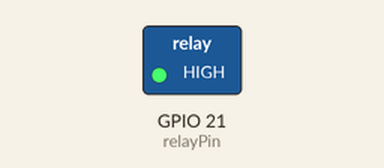
This program was run on a simulated Raspberry Pi (BCM pin numbers). On the bench: switched loads named in the program (green lamp = pin HIGH). Dashed ring = blinking.

Above: at 0.5 s.
Timing chart, 0 to 4.6 s (numbered marks = the images above):
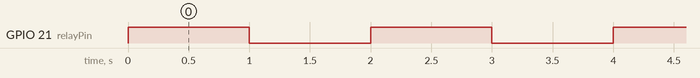

The program:

relay01.py
```python
import RPi.GPIO as GPIO
import time

GPIO.setwarnings(False)
relayPin = 21
GPIO.setmode(GPIO.BCM)
GPIO.setup(relayPin, GPIO.OUT)

try:
    while True:
        GPIO.output(relayPin, GPIO.HIGH)  # LED 켜기
        time.sleep(1)                      # 1초 대기
        GPIO.output(relayPin, GPIO.LOW)   # LED 끄기
        time.sleep(1)                      # 1초 대기
except KeyboardInterrupt:
    GPIO.cleanup()
```

Measured:
- by itself, GPIO 21 (relayPin): alternates HIGH for 1.0 s and LOW for 1.0 s
